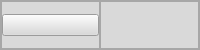
     <widget class="QFrame" name="main_header">
      <property name="maximumSize">
       <size>
        <width>16777215</width>
        <height>50</height>
       </size>
      </property>
      <property name="styleSheet">
       <string notr="true">background-color: #D9D9D9;</string>
      </property>
      <property name="frameShape">
       <enum>QFrame::StyledPanel</enum>
      </property>
      <property name="frameShadow">
       <enum>QFrame::Raised</enum>
      </property>
      <layout class="QHBoxLayout" name="horizontalLayout_2">
       <property name="spacing">
        <number>0</number>
       </property>
       <property name="leftMargin">
        <number>0</number>
       </property>
       <property name="topMargin">
        <number>0</number>
       </property>
       <property name="rightMargin">
        <number>0</number>
       </property>
       <property name="bottomMargin">
        <number>0</number>
       </property>
       <item>
        <widget class="QFrame" name="toggle_container">
         <property name="maximumSize">
          <size>
           <width>100</width>
           <height>16777215</height>
          </size>
         </property>
         <property name="styleSheet">
          <string notr="true">background-color: #D9D9D9;</string>
         </property>
         <property name="frameShape">
          <enum>QFrame::StyledPanel</enum>
         </property>
         <property name="frameShadow">
          <enum>QFrame::Raised</enum>
         </property>
         <layout class="QHBoxLayout" name="horizontalLayout_3">
          <property name="spacing">
           <number>0</number>
          </property>
          <property name="leftMargin">
           <number>0</number>
          </property>
          <property name="topMargin">
           <number>0</number>
          </property>
          <property name="rightMargin">
           <number>0</number>
          </property>
          <property name="bottomMargin">
           <number>0</number>
          </property>
          <item>
           <widget class="QPushButton" name="toggle_button">
            <property name="minimumSize">
             <size>
              <width>0</width>
              <height>0</height>
             </size>
            </property>
            <property name="maximumSize">
             <size>
              <width>16777215</width>
              <height>16777215</height>
             </size>
            </property>
            <property name="cursor">
             <cursorShape>PointingHandCursor</cursorShape>
            </property>
            <property name="styleSheet">
             <string notr="true">background-color: #D9D9D9;
color: rgb(0, 0, 0);</string>
            </property>
            <property name="text">
             <string/>
            </property>
            <property name="icon">
             <iconset resource="resources.qrc">
              <normaloff>:/icons/icons/align-justify.svg</normaloff>:/icons/icons/align-justify.svg</iconset>
            </property>
            <property name="iconSize">
             <size>
              <width>32</width>
              <height>32</height>
             </size>
            </property>
           </widget>
          </item>
         </layout>
        </widget>
       </item>
       <item>
        <widget class="QFrame" name="container">
         <property name="maximumSize">
          <size>
           <width>16777215</width>
           <height>16777215</height>
          </size>
         </property>
         <property name="cursor">
          <cursorShape>ArrowCursor</cursorShape>
         </property>
         <property name="styleSheet">
          <string notr="true">background-color: #D9D9D9;</string>
         </property>
         <property name="frameShape">
          <enum>QFrame::StyledPanel</enum>
         </property>
         <property name="frameShadow">
          <enum>QFrame::Raised</enum>
         </property>
        </widget>
       </item>
      </layout>
     </widget>
